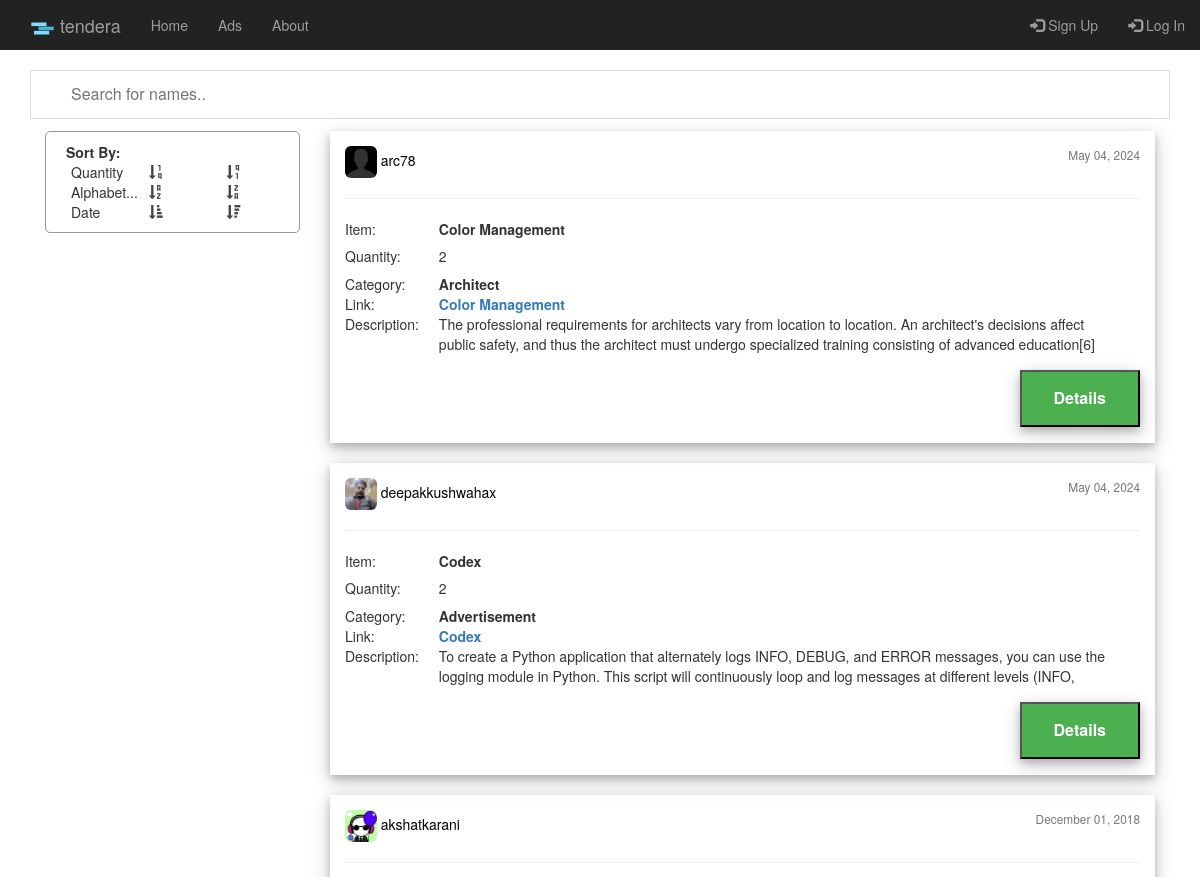
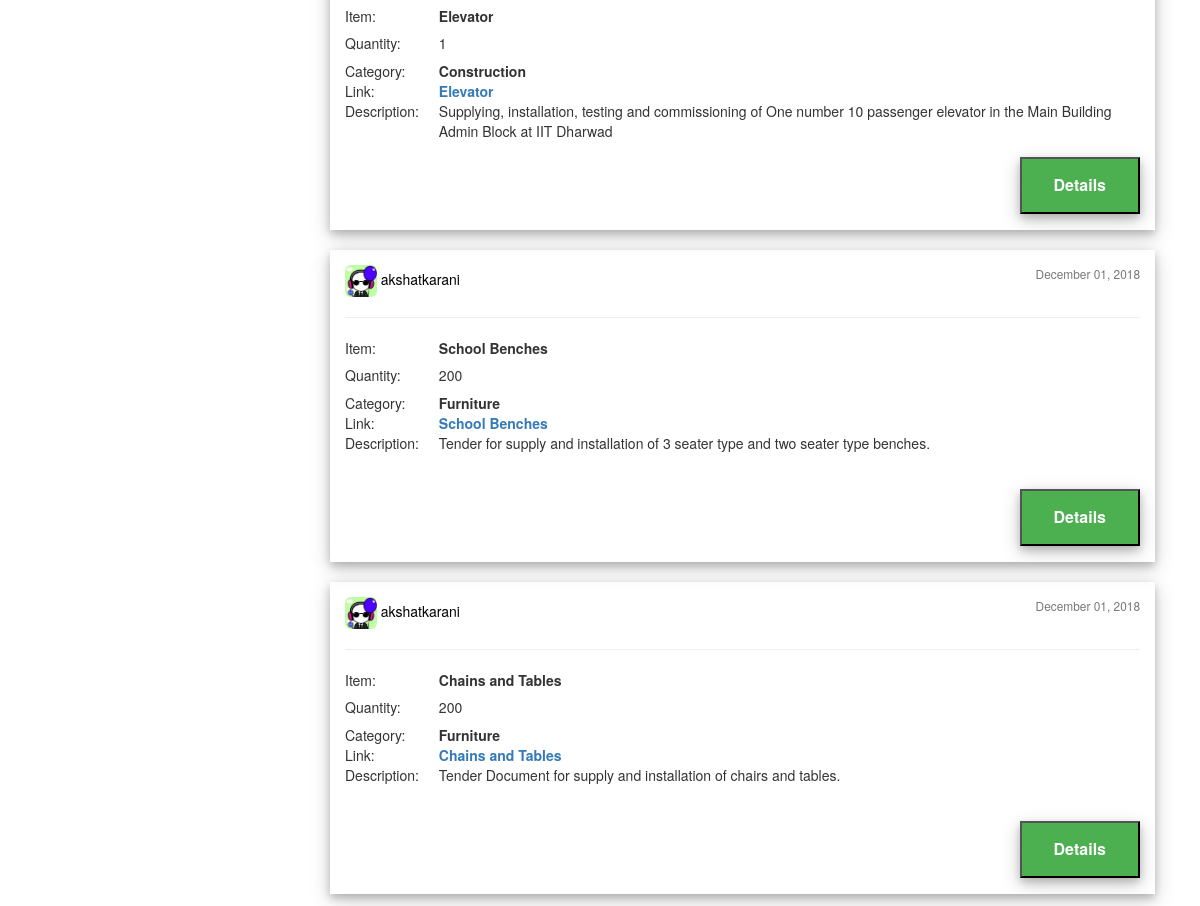
Page /post/ on the earlier database version (2 pictures, top to bottom).
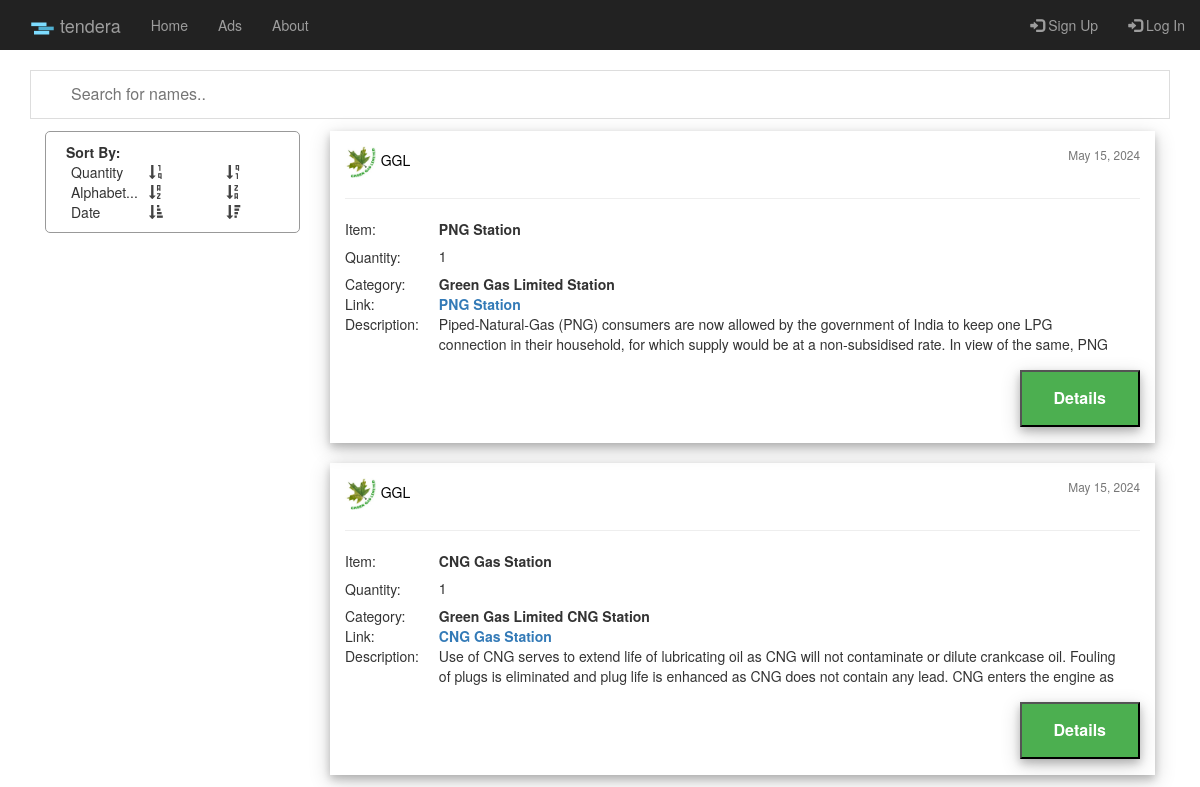
Same page on the later database version.
### post/models.py (models this page shows, shortened)
class Post(models.Model):
	category = models.CharField(max_length=50)
	item = models.CharField(max_length=100)
	quantity = models.IntegerField(default=0)
	document = models.FileField(upload_to='tender_docs/')
	description = models.TextField()
	elegibility = models.TextField(default='Elegibility')
	date_posted = models.DateTimeField(auto_now_add= True)
	author = models.ForeignKey(User, on_delete = models.CASCADE)

### users/models.py (models this page shows, shortened)
class UserProfile(models.Model):
	user = models.OneToOneField(User, on_delete = models.CASCADE)
	image = models.ImageField(default= 'default_pic.jpg', upload_to = 'user_pics')

### post/views.py (the view)
# urls.py: path('', PostListView.as_view(), name='post-home'),
class PostListView(ListView):
	model = Post
	template_name = 'post/home.html'
	context_object_name = 'posts'
	ordering = ['-date_posted']
	paginate_by = 5
	def get_queryset(self):
		order_by = self.kwargs.get('order_by') or '-date_posted'
		return Post.objects.order_by(order_by)

### post/templates/post/home.html (shortened to what the changed rows need)
{% extends "post/base.html" %}
{% block content %}
<div id="posts" class="col-sm-9">
  {% for post in posts %}
  <div id="post">
    <article class="media content-section" style="box-shadow: 0 4px 8px 0 rgba(0, 0, 0, 0.2), 0 6px 20px 0 rgba(0, 0, 0, 0.19);">
      <div style="padding: 15px;">
        <img class=" img-rounded article-imag" style="width: 4%; height: 4%" src="{{ post.author.userprofile.image.url }}">
      <a class="mr-2" href="{% url 'user-posts' post.author.username %}" style="color: black">{{ post.author }}</a>
      <small style="float: right" class="text-muted">{{ post.date_posted|date:"F d, Y" }}</small>
      <hr>
      <table>
        <tr>
          <td>
            Item:
          </td>
          <td class="second-dat">
            <b id='item' >{{ post.item }}</b>
          </td>
        </tr>
        <tr>
          <td>
            Quantity:
          </td>
          <td class="second-dat">
            <b><h5>{{ post.quantity }}</h5></b>
          </td>
        </tr>
        <tr>
          <td>
            Category:
          </td>
          <td class="second-dat">
            <b>{{ post.category }}</b>
          </td>
        </tr>
        <tr>
          <td>
            Link:
          </td>
          <td class="second-dat">
            <b><a href="{{ post.document.url }}">{{ post.item }}</a></b>
          </td>
        </tr>
        <tr>
          <td style="vertical-align: top">
            Description:
          </td>
          <td class="second-dat">
            <div style="height: 40px; overflow: hidden;">
               <p class="article-content">{{ post.description }}</p>
           </div>
          </td>
        </tr>
      </table>
        <a href="{% url 'post-detail' post.id %}"><button class="button_post" style="box-shadow: 0 4px 8px 0 rgba(0, 0, 0, 0.2), 0 6px 20px 0 rgba(0, 0, 0, 0.19);"><b>Details</b></button></a>
      </div>
    </article>
    <br>
  </div>
  {% endfor %}
</div>
  <br>
</div>
{% endblock content %}

Differences in the rows shown:
removed Post: author.userprofile.image (placeholder picture), author "arc78", date_posted "May 04, 2024", item "Color Management", quantity "2", category "Architect", description "The professional requirements for architects vary from location to location. An architect's decisions affect public safety, and thus the architect must undergo specialized training consisting of advanced education[6]…"
removed Post: author.userprofile.image (picture), author "deepakkushwahax", date_posted "May 04, 2024", item "Codex", quantity "2", category "Advertisement", description "To create a Python application that alternately logs INFO, DEBUG, and ERROR messages, you can use the logging module in Python. This script will continuously loop and log messages at different levels (INFO,…"
removed Post: author.userprofile.image (picture), author "akshatkarani", date_posted "December 01, 2018", item "Elevator", quantity "1", category "Construction", description "Supplying, installation, testing and commissioning of One number 10 passenger elevator in the Main Building Admin Block at IIT Dharwad"
removed Post: author.userprofile.image (picture), author "akshatkarani", date_posted "December 01, 2018", item "School Benches", quantity "200", category "Furniture", description "Tender for supply and installation of 3 seater type and two seater type benches."
removed Post: author.userprofile.image (picture), author "akshatkarani", date_posted "December 01, 2018", item "Chains and Tables", quantity "200", category "Furniture", description "Tender Document for supply and installation of chairs and tables."
added Post: author.userprofile.image (picture), author "GGL", date_posted "May 15, 2024", item "PNG Station", quantity "1", category "Green Gas Limited Station", description "Piped-Natural-Gas (PNG) consumers are now allowed by the government of India to keep one LPG connection in their household, for which supply would be at a non-subsidised rate. In view of the same, PNG…"
added Post: author.userprofile.image (picture), author "GGL", date_posted "May 15, 2024", item "CNG Gas Station", quantity "1", category "Green Gas Limited CNG Station", description "Use of CNG serves to extend life of lubricating oil as CNG will not contaminate or dilute crankcase oil. Fouling of plugs is eliminated and plug life is enhanced as CNG does not contain any lead. CNG enters the engine as…"
